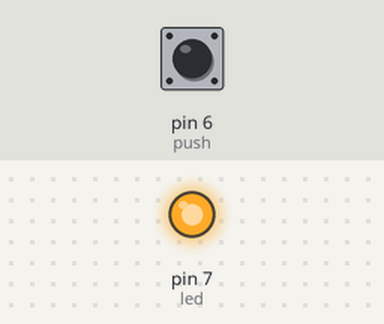
Recording of a sketch running on a simulated Arduino Uno, built with avr-gcc and run on an emulated ATmega328P. Shown: output pins drawn as LEDs (lit = HIGH). The test bench sets the inputs (shaded band); at power-on: pin 6 (push) HIGH. What the sketch prints to the serial monitor is not drawn.

Above: at 1.2 s.
1.3 s: pin 6 (push) pulled LOW for 0.15 s
At 1.38 s:
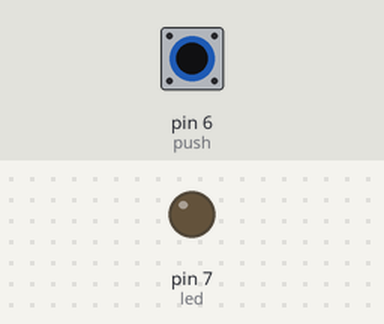
2.9 s: pin 6 (push) pulled LOW for 3.2 s
At 6.5 s:
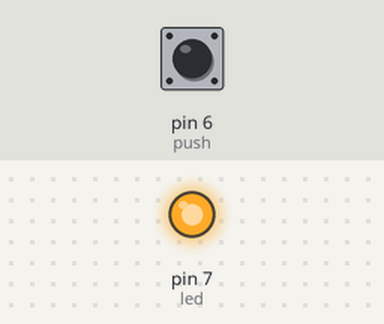
Timing chart, 0 to 8.0 s (numbered marks = the images above; inputs shaded):
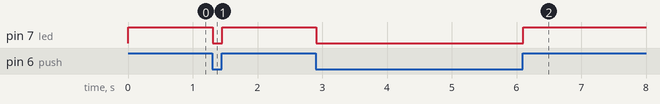

The sketch:

pushbottonblink.ino
```cpp
int push=6;
int x;
int led=7;
void setup() {
  Serial.begin(9600);
 pinMode(6,INPUT);
 pinMode(7,OUTPUT);

}

void loop() {
 x= digitalRead(push);
 Serial.println(x);
 if(x==0){
  digitalWrite(led,LOW);
 }
 else{
  digitalWrite(led,HIGH);
 }
}
```

Measured:
- after the input at 1.3 s, pin 7 (led): HIGH → LOW at once, → HIGH 0.15 s later
- after the input at 2.9 s, pin 7 (led): HIGH → LOW at once, → HIGH 3.2 s later
